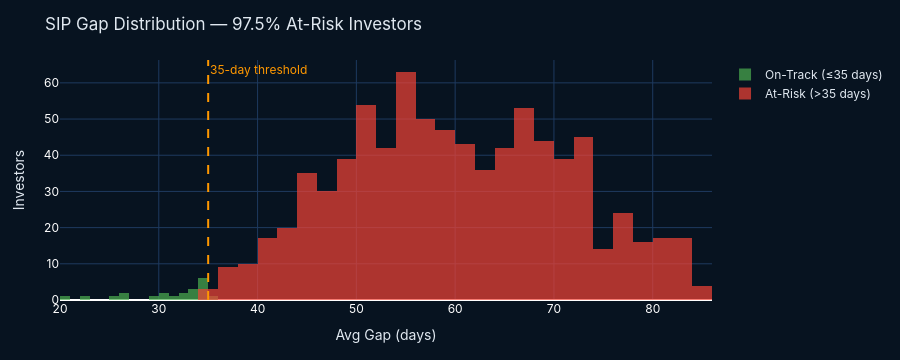

Notebook code for this chart:
### Code cell
# Histogram of avg gaps
fig4 = go.Figure()
at_risk_gaps = qualifying[qualifying["at_risk"]]["avg_gap_days"]
safe_gaps    = qualifying[~qualifying["at_risk"]]["avg_gap_days"]

fig4.add_trace(go.Histogram(x=safe_gaps, name="On-Track (≤35 days)",
    marker_color=GREEN, opacity=0.7, nbinsx=30))
fig4.add_trace(go.Histogram(x=at_risk_gaps, name="At-Risk (>35 days)",
    marker_color=RED, opacity=0.7, nbinsx=30))
fig4.add_vline(x=35, line_dash="dash", line_color=ORANGE,
    annotation_text="35-day threshold", annotation_font_color=ORANGE)
fig4.update_layout(**LAYOUT, title=f"SIP Gap Distribution — {pct_risk}% At-Risk Investors",
    height=360, barmode="overlay",
    xaxis=dict(title="Avg Gap (days)",gridcolor="#1e3a5f",tickfont=dict(color="white")),
    yaxis=dict(title="Investors",gridcolor="#1e3a5f",tickfont=dict(color="white")))
fig4.show()

print("\nTop 20 At-Risk Investors:")
top20 = qualifying[qualifying["at_risk"]].nlargest(20,"avg_gap_days")[
    ["investor_id","avg_gap_days","sip_count","total_invested"]]
print(top20.to_string(index=False))

### Figure 1 — Plotly figure (JSON) as saved in the notebook; plotly's stock layout.template omitted (floating-point values rounded to 4 significant figures; data arrays with more than 128 entries replaced by an {"elided": "..."} marker saying what was removed)
{"data": [{"marker": {"color": "#4CAF50"}, "name": "On-Track (≤35 days)", "nbinsx": 30, "opacity": 0.7, "type": "histogram", "x": [25.5, 35.0, 31.7, 34.4, 26.5, 32.4, 30.9, 26.1, 34.0, 29.1, 33.5, 33.7, 22.6, 32.3, 33.9, 34.5, 30.7, 34.2, 34.0, 20.0, 34.2]}, {"marker": {"color": "#F44336"}, "name": "At-Risk (>35 days)", "nbinsx": 30, "opacity": 0.7, "type": "histogram", "x": {"elided": "813 float values"}}], "layout": {"annotations": [{"font": {"color": "#FF9800"}, "showarrow": false, "text": "35-day threshold", "x": 35, "xanchor": "left", "xref": "x", "y": 1, "yanchor": "top", "yref": "y domain"}], "barmode": "overlay", "font": {"color": "#e0e8f0", "family": "Inter"}, "height": 360, "margin": {"b": 60, "l": 60, "r": 40, "t": 60}, "paper_bgcolor": "#071320", "plot_bgcolor": "#071320", "shapes": [{"line": {"color": "#FF9800", "dash": "dash"}, "type": "line", "x0": 35, "x1": 35, "xref": "x", "y0": 0, "y1": 1, "yref": "y domain"}], "title": {"text": "SIP Gap Distribution — 97.5% At-Risk Investors"}, "xaxis": {"gridcolor": "#1e3a5f", "tickfont": {"color": "white"}, "title": {"text": "Avg Gap (days)"}}, "yaxis": {"gridcolor": "#1e3a5f", "tickfont": {"color": "white"}, "title": {"text": "Investors"}}}}
